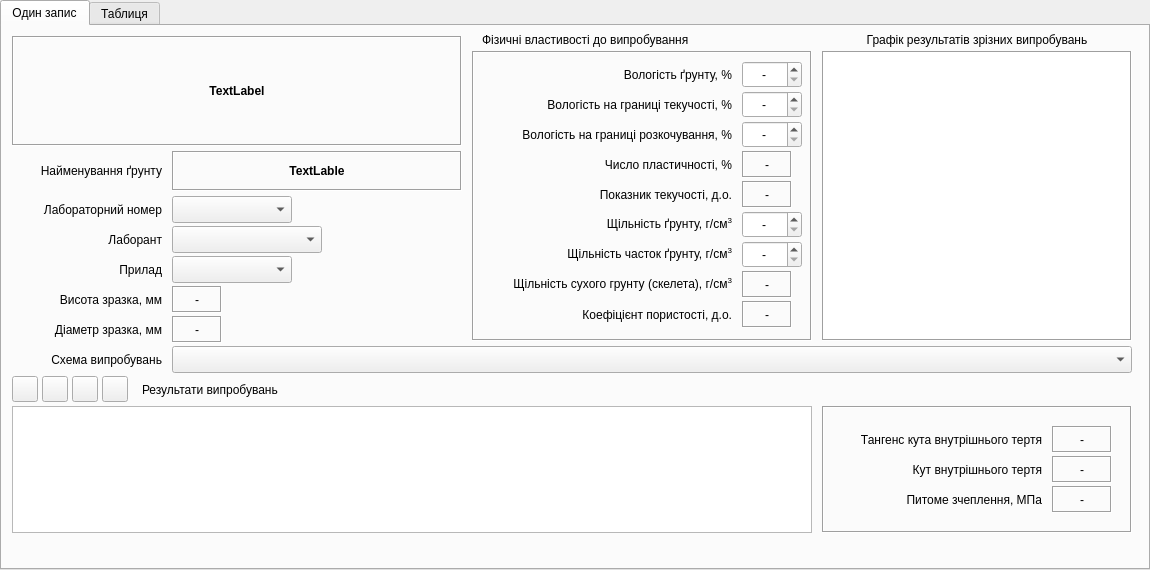
<?xml version="1.0" encoding="UTF-8"?>
<ui version="4.0">
 <class>Srez_win</class>
 <widget class="QTabWidget" name="Srez_win">
  <property name="geometry">
   <rect>
    <x>0</x>
    <y>0</y>
    <width>1150</width>
    <height>570</height>
   </rect>
  </property>
  <property name="windowTitle">
   <string>Результати випробувань методом одноплощинного зрізу</string>
  </property>
  <property name="windowIcon">
   <iconset>
    <normaloff>../icons/16x16/applications-engineering.png</normaloff>../icons/16x16/applications-engineering.png</iconset>
  </property>
  <property name="locale">
   <locale language="Ukrainian" country="Ukraine"/>
  </property>
  <property name="currentIndex">
   <number>0</number>
  </property>
  <property name="tabsClosable">
   <bool>false</bool>
  </property>
  <property name="movable">
   <bool>false</bool>
  </property>
  <widget class="QWidget" name="tab">
   <attribute name="title">
    <string>Один запис</string>
   </attribute>
   <widget class="QLabel" name="label">
    <property name="geometry">
     <rect>
      <x>10</x>
      <y>10</y>
      <width>450</width>
      <height>110</height>
     </rect>
    </property>
    <property name="font">
     <font>
      <weight>75</weight>
      <bold>true</bold>
     </font>
    </property>
    <property name="frameShape">
     <enum>QFrame::Box</enum>
    </property>
    <property name="frameShadow">
     <enum>QFrame::Sunken</enum>
    </property>
    <property name="text">
     <string>TextLabel</string>
    </property>
    <property name="alignment">
     <set>Qt::AlignCenter</set>
    </property>
    <property name="wordWrap">
     <bool>true</bool>
    </property>
   </widget>
   <widget class="QLabel" name="label_19">
    <property name="geometry">
     <rect>
      <x>140</x>
      <y>350</y>
      <width>171</width>
      <height>27</height>
     </rect>
    </property>
    <property name="text">
     <string>Результати випробувань</string>
    </property>
    <property name="alignment">
     <set>Qt::AlignLeading|Qt::AlignLeft|Qt::AlignVCenter</set>
    </property>
   </widget>
   <widget class="QLabel" name="label_20">
    <property name="geometry">
     <rect>
      <x>10</x>
      <y>170</y>
      <width>150</width>
      <height>27</height>
     </rect>
    </property>
    <property name="sizePolicy">
     <sizepolicy hsizetype="Preferred" vsizetype="Preferred">
      <horstretch>0</horstretch>
      <verstretch>0</verstretch>
     </sizepolicy>
    </property>
    <property name="text">
     <string>Лабораторний номер</string>
    </property>
    <property name="alignment">
     <set>Qt::AlignRight|Qt::AlignTrailing|Qt::AlignVCenter</set>
    </property>
   </widget>
   <widget class="QComboBox" name="comboBox">
    <property name="geometry">
     <rect>
      <x>170</x>
      <y>170</y>
      <width>120</width>
      <height>27</height>
     </rect>
    </property>
   </widget>
   <widget class="QFrame" name="frame_3">
    <property name="geometry">
     <rect>
      <x>470</x>
      <y>25</y>
      <width>340</width>
      <height>290</height>
     </rect>
    </property>
    <property name="frameShape">
     <enum>QFrame::Box</enum>
    </property>
    <property name="frameShadow">
     <enum>QFrame::Sunken</enum>
    </property>
    <widget class="QLabel" name="label_11">
     <property name="geometry">
      <rect>
       <x>270</x>
       <y>220</y>
       <width>50</width>
       <height>27</height>
      </rect>
     </property>
     <property name="font">
      <font>
       <weight>50</weight>
       <bold>false</bold>
      </font>
     </property>
     <property name="frameShape">
      <enum>QFrame::Box</enum>
     </property>
     <property name="frameShadow">
      <enum>QFrame::Sunken</enum>
     </property>
     <property name="text">
      <string>-</string>
     </property>
     <property name="alignment">
      <set>Qt::AlignCenter</set>
     </property>
     <property name="margin">
      <number>0</number>
     </property>
     <property name="indent">
      <number>-1</number>
     </property>
    </widget>
    <widget class="QLabel" name="label_23">
     <property name="geometry">
      <rect>
       <x>10</x>
       <y>250</y>
       <width>250</width>
       <height>27</height>
      </rect>
     </property>
     <property name="text">
      <string>Коефіцієнт пористості, д.о.</string>
     </property>
     <property name="alignment">
      <set>Qt::AlignRight|Qt::AlignTrailing|Qt::AlignVCenter</set>
     </property>
     <property name="wordWrap">
      <bool>true</bool>
     </property>
    </widget>
    <widget class="QLabel" name="label_27">
     <property name="geometry">
      <rect>
       <x>10</x>
       <y>220</y>
       <width>250</width>
       <height>27</height>
      </rect>
     </property>
     <property name="text">
      <string>&lt;html&gt;&lt;head/&gt;&lt;body&gt;&lt;p&gt;Щiльнiсть сухого грунту (скелета), г/см&lt;span style=&quot; vertical-align:super;&quot;&gt;3&lt;/span&gt;&lt;/p&gt;&lt;/body&gt;&lt;/html&gt;</string>
     </property>
     <property name="alignment">
      <set>Qt::AlignRight|Qt::AlignTrailing|Qt::AlignVCenter</set>
     </property>
     <property name="wordWrap">
      <bool>true</bool>
     </property>
    </widget>
    <widget class="QLabel" name="label_12">
     <property name="geometry">
      <rect>
       <x>270</x>
       <y>250</y>
       <width>50</width>
       <height>27</height>
      </rect>
     </property>
     <property name="font">
      <font>
       <weight>50</weight>
       <bold>false</bold>
      </font>
     </property>
     <property name="frameShape">
      <enum>QFrame::Box</enum>
     </property>
     <property name="frameShadow">
      <enum>QFrame::Sunken</enum>
     </property>
     <property name="text">
      <string>-</string>
     </property>
     <property name="alignment">
      <set>Qt::AlignCenter</set>
     </property>
     <property name="margin">
      <number>0</number>
     </property>
     <property name="indent">
      <number>-1</number>
     </property>
    </widget>
    <widget class="QDoubleSpinBox" name="doubleSpinBox_3">
     <property name="geometry">
      <rect>
       <x>270</x>
       <y>70</y>
       <width>60</width>
       <height>27</height>
      </rect>
     </property>
     <property name="locale">
      <locale language="C" country="AnyCountry"/>
     </property>
     <property name="alignment">
      <set>Qt::AlignCenter</set>
     </property>
     <property name="specialValueText">
      <string>-</string>
     </property>
     <property name="decimals">
      <number>1</number>
     </property>
     <property name="maximum">
      <double>999.000000000000000</double>
     </property>
     <property name="singleStep">
      <double>0.100000000000000</double>
     </property>
    </widget>
    <widget class="QLabel" name="label_3">
     <property name="geometry">
      <rect>
       <x>10</x>
       <y>10</y>
       <width>250</width>
       <height>27</height>
      </rect>
     </property>
     <property name="text">
      <string>Вологість ґрунту, %</string>
     </property>
     <property name="alignment">
      <set>Qt::AlignRight|Qt::AlignTrailing|Qt::AlignVCenter</set>
     </property>
    </widget>
    <widget class="QDoubleSpinBox" name="doubleSpinBox">
     <property name="geometry">
      <rect>
       <x>270</x>
       <y>10</y>
       <width>60</width>
       <height>27</height>
      </rect>
     </property>
     <property name="locale">
      <locale language="C" country="AnyCountry"/>
     </property>
     <property name="wrapping">
      <bool>false</bool>
     </property>
     <property name="alignment">
      <set>Qt::AlignCenter</set>
     </property>
     <property name="specialValueText">
      <string>-</string>
     </property>
     <property name="decimals">
      <number>1</number>
     </property>
     <property name="maximum">
      <double>999.000000000000000</double>
     </property>
     <property name="singleStep">
      <double>0.100000000000000</double>
     </property>
     <property name="value">
      <double>0.000000000000000</double>
     </property>
    </widget>
    <widget class="QDoubleSpinBox" name="doubleSpinBox_2">
     <property name="geometry">
      <rect>
       <x>270</x>
       <y>40</y>
       <width>60</width>
       <height>27</height>
      </rect>
     </property>
     <property name="locale">
      <locale language="C" country="AnyCountry"/>
     </property>
     <property name="alignment">
      <set>Qt::AlignCenter</set>
     </property>
     <property name="specialValueText">
      <string>-</string>
     </property>
     <property name="decimals">
      <number>1</number>
     </property>
     <property name="maximum">
      <double>999.000000000000000</double>
     </property>
     <property name="singleStep">
      <double>0.100000000000000</double>
     </property>
    </widget>
    <widget class="QLabel" name="label_6">
     <property name="geometry">
      <rect>
       <x>10</x>
       <y>40</y>
       <width>250</width>
       <height>27</height>
      </rect>
     </property>
     <property name="text">
      <string>Вологість на границi текучостi, %</string>
     </property>
     <property name="alignment">
      <set>Qt::AlignRight|Qt::AlignTrailing|Qt::AlignVCenter</set>
     </property>
    </widget>
    <widget class="QLabel" name="label_7">
     <property name="geometry">
      <rect>
       <x>10</x>
       <y>70</y>
       <width>250</width>
       <height>27</height>
      </rect>
     </property>
     <property name="text">
      <string>Вологість на границi розкочування, %</string>
     </property>
     <property name="alignment">
      <set>Qt::AlignRight|Qt::AlignTrailing|Qt::AlignVCenter</set>
     </property>
    </widget>
    <widget class="QDoubleSpinBox" name="doubleSpinBox_5">
     <property name="geometry">
      <rect>
       <x>270</x>
       <y>190</y>
       <width>60</width>
       <height>27</height>
      </rect>
     </property>
     <property name="locale">
      <locale language="C" country="AnyCountry"/>
     </property>
     <property name="alignment">
      <set>Qt::AlignCenter</set>
     </property>
     <property name="specialValueText">
      <string>-</string>
     </property>
     <property name="maximum">
      <double>5.000000000000000</double>
     </property>
     <property name="singleStep">
      <double>0.010000000000000</double>
     </property>
    </widget>
    <widget class="QLabel" name="label_4">
     <property name="geometry">
      <rect>
       <x>10</x>
       <y>160</y>
       <width>250</width>
       <height>27</height>
      </rect>
     </property>
     <property name="text">
      <string>&lt;html&gt;&lt;head/&gt;&lt;body&gt;&lt;p&gt;Щільність ґрунту, г/см&lt;span style=&quot; vertical-align:super;&quot;&gt;3&lt;/span&gt;&lt;/p&gt;&lt;/body&gt;&lt;/html&gt;</string>
     </property>
     <property name="alignment">
      <set>Qt::AlignRight|Qt::AlignTrailing|Qt::AlignVCenter</set>
     </property>
    </widget>
    <widget class="QLabel" name="label_5">
     <property name="geometry">
      <rect>
       <x>10</x>
       <y>190</y>
       <width>250</width>
       <height>27</height>
      </rect>
     </property>
     <property name="text">
      <string>&lt;html&gt;&lt;head/&gt;&lt;body&gt;&lt;p&gt;Щiльнiсть часток ґрунту, г/см&lt;span style=&quot; vertical-align:super;&quot;&gt;3&lt;/span&gt;&lt;/p&gt;&lt;/body&gt;&lt;/html&gt;</string>
     </property>
     <property name="alignment">
      <set>Qt::AlignRight|Qt::AlignTrailing|Qt::AlignVCenter</set>
     </property>
    </widget>
    <widget class="QDoubleSpinBox" name="doubleSpinBox_4">
     <property name="geometry">
      <rect>
       <x>270</x>
       <y>160</y>
       <width>60</width>
       <height>27</height>
      </rect>
     </property>
     <property name="locale">
      <locale language="C" country="AnyCountry"/>
     </property>
     <property name="alignment">
      <set>Qt::AlignCenter</set>
     </property>
     <property name="specialValueText">
      <string>-</string>
     </property>
     <property name="maximum">
      <double>5.000000000000000</double>
     </property>
     <property name="singleStep">
      <double>0.010000000000000</double>
     </property>
    </widget>
    <widget class="QLabel" name="label_10">
     <property name="geometry">
      <rect>
       <x>270</x>
       <y>130</y>
       <width>50</width>
       <height>27</height>
      </rect>
     </property>
     <property name="font">
      <font>
       <weight>50</weight>
       <bold>false</bold>
      </font>
     </property>
     <property name="frameShape">
      <enum>QFrame::Box</enum>
     </property>
     <property name="frameShadow">
      <enum>QFrame::Sunken</enum>
     </property>
     <property name="text">
      <string>-</string>
     </property>
     <property name="alignment">
      <set>Qt::AlignCenter</set>
     </property>
     <property name="margin">
      <number>0</number>
     </property>
     <property name="indent">
      <number>-1</number>
     </property>
    </widget>
    <widget class="QLabel" name="label_25">
     <property name="geometry">
      <rect>
       <x>10</x>
       <y>130</y>
       <width>250</width>
       <height>27</height>
      </rect>
     </property>
     <property name="text">
      <string>Показник текучостi, д.о.</string>
     </property>
     <property name="alignment">
      <set>Qt::AlignRight|Qt::AlignTrailing|Qt::AlignVCenter</set>
     </property>
     <property name="wordWrap">
      <bool>true</bool>
     </property>
    </widget>
    <widget class="QLabel" name="label_24">
     <property name="geometry">
      <rect>
       <x>10</x>
       <y>100</y>
       <width>250</width>
       <height>27</height>
      </rect>
     </property>
     <property name="text">
      <string>Число пластичностi, %</string>
     </property>
     <property name="alignment">
      <set>Qt::AlignRight|Qt::AlignTrailing|Qt::AlignVCenter</set>
     </property>
     <property name="wordWrap">
      <bool>true</bool>
     </property>
    </widget>
    <widget class="QLabel" name="label_9">
     <property name="geometry">
      <rect>
       <x>270</x>
       <y>100</y>
       <width>50</width>
       <height>27</height>
      </rect>
     </property>
     <property name="font">
      <font>
       <weight>50</weight>
       <bold>false</bold>
      </font>
     </property>
     <property name="frameShape">
      <enum>QFrame::Box</enum>
     </property>
     <property name="frameShadow">
      <enum>QFrame::Sunken</enum>
     </property>
     <property name="text">
      <string>-</string>
     </property>
     <property name="alignment">
      <set>Qt::AlignCenter</set>
     </property>
     <property name="margin">
      <number>0</number>
     </property>
     <property name="indent">
      <number>-1</number>
     </property>
    </widget>
   </widget>
   <widget class="QLabel" name="label_35">
    <property name="geometry">
     <rect>
      <x>480</x>
      <y>5</y>
      <width>231</width>
      <height>17</height>
     </rect>
    </property>
    <property name="text">
     <string>Фізичні властивості до випробування </string>
    </property>
   </widget>
   <widget class="QLabel" name="label_17">
    <property name="geometry">
     <rect>
      <x>10</x>
      <y>260</y>
      <width>150</width>
      <height>27</height>
     </rect>
    </property>
    <property name="text">
     <string>Висота зразка, мм</string>
    </property>
    <property name="alignment">
     <set>Qt::AlignRight|Qt::AlignTrailing|Qt::AlignVCenter</set>
    </property>
   </widget>
   <widget class="QToolButton" name="toolButton_6">
    <property name="geometry">
     <rect>
      <x>70</x>
      <y>350</y>
      <width>26</width>
      <height>26</height>
     </rect>
    </property>
    <property name="toolTip">
     <string>Очистити виділену комірку від значення</string>
    </property>
    <property name="statusTip">
     <string>Очистити виділену комірку від значення. Відобразити None</string>
    </property>
    <property name="icon">
     <iconset>
      <normaloff>../icons/16x16/edit-clear.png</normaloff>../icons/16x16/edit-clear.png</iconset>
    </property>
   </widget>
   <widget class="QLabel" name="label_21">
    <property name="geometry">
     <rect>
      <x>10</x>
      <y>290</y>
      <width>150</width>
      <height>27</height>
     </rect>
    </property>
    <property name="text">
     <string>Діаметр зразка, мм</string>
    </property>
    <property name="alignment">
     <set>Qt::AlignRight|Qt::AlignTrailing|Qt::AlignVCenter</set>
    </property>
   </widget>
   <widget class="QLabel" name="label_22">
    <property name="geometry">
     <rect>
      <x>10</x>
      <y>230</y>
      <width>150</width>
      <height>27</height>
     </rect>
    </property>
    <property name="text">
     <string>Прилад</string>
    </property>
    <property name="alignment">
     <set>Qt::AlignRight|Qt::AlignTrailing|Qt::AlignVCenter</set>
    </property>
   </widget>
   <widget class="QComboBox" name="comboBox_2">
    <property name="geometry">
     <rect>
      <x>170</x>
      <y>230</y>
      <width>120</width>
      <height>27</height>
     </rect>
    </property>
   </widget>
   <widget class="QLabel" name="label_36">
    <property name="geometry">
     <rect>
      <x>10</x>
      <y>320</y>
      <width>150</width>
      <height>27</height>
     </rect>
    </property>
    <property name="text">
     <string>Схема випробувань</string>
    </property>
    <property name="alignment">
     <set>Qt::AlignRight|Qt::AlignTrailing|Qt::AlignVCenter</set>
    </property>
   </widget>
   <widget class="QComboBox" name="comboBox_3">
    <property name="geometry">
     <rect>
      <x>170</x>
      <y>320</y>
      <width>960</width>
      <height>27</height>
     </rect>
    </property>
   </widget>
   <widget class="QToolButton" name="toolButton_1">
    <property name="geometry">
     <rect>
      <x>10</x>
      <y>350</y>
      <width>26</width>
      <height>26</height>
     </rect>
    </property>
    <property name="toolTip">
     <string>Додати один рядок до таблиці</string>
    </property>
    <property name="statusTip">
     <string>Додавання одного рядка до таблиці результатів випробувань</string>
    </property>
    <property name="text">
     <string/>
    </property>
    <property name="icon">
     <iconset>
      <normaloff>../icons/16x16/list-add.png</normaloff>../icons/16x16/list-add.png</iconset>
    </property>
   </widget>
   <widget class="QToolButton" name="toolButton_2">
    <property name="geometry">
     <rect>
      <x>40</x>
      <y>350</y>
      <width>26</width>
      <height>26</height>
     </rect>
    </property>
    <property name="toolTip">
     <string>Вилучити поточний рядок з таблиці</string>
    </property>
    <property name="statusTip">
     <string>Вилучення поточного рядка з таблиці результатів випробувань</string>
    </property>
    <property name="text">
     <string/>
    </property>
    <property name="icon">
     <iconset>
      <normaloff>../icons/16x16/list-remove.png</normaloff>../icons/16x16/list-remove.png</iconset>
    </property>
   </widget>
   <widget class="QTableView" name="tableRezultSrez">
    <property name="geometry">
     <rect>
      <x>10</x>
      <y>380</y>
      <width>800</width>
      <height>127</height>
     </rect>
    </property>
    <attribute name="verticalHeaderDefaultSectionSize">
     <number>25</number>
    </attribute>
   </widget>
   <widget class="QToolButton" name="toolButton">
    <property name="geometry">
     <rect>
      <x>100</x>
      <y>350</y>
      <width>26</width>
      <height>26</height>
     </rect>
    </property>
    <property name="toolTip">
     <string>Розрахувати кут внутрішнього тертя і питоме зчеплення грунту</string>
    </property>
    <property name="statusTip">
     <string>Розрахувати кут внутрішнього тертя і питоме зчеплення грунту</string>
    </property>
    <property name="text">
     <string/>
    </property>
    <property name="icon">
     <iconset>
      <normaloff>../icons/16x16/accessories-calculator.png</normaloff>../icons/16x16/accessories-calculator.png</iconset>
    </property>
   </widget>
   <widget class="QGraphicsView" name="graphicsView">
    <property name="geometry">
     <rect>
      <x>820</x>
      <y>25</y>
      <width>310</width>
      <height>290</height>
     </rect>
    </property>
    <property name="frameShape">
     <enum>QFrame::Box</enum>
    </property>
   </widget>
   <widget class="QFrame" name="frame">
    <property name="geometry">
     <rect>
      <x>820</x>
      <y>380</y>
      <width>310</width>
      <height>127</height>
     </rect>
    </property>
    <property name="frameShape">
     <enum>QFrame::Box</enum>
    </property>
    <property name="frameShadow">
     <enum>QFrame::Sunken</enum>
    </property>
    <widget class="QLabel" name="label_39">
     <property name="geometry">
      <rect>
       <x>10</x>
       <y>20</y>
       <width>210</width>
       <height>27</height>
      </rect>
     </property>
     <property name="text">
      <string>Тангенс кута внутрішнього тертя</string>
     </property>
     <property name="alignment">
      <set>Qt::AlignRight|Qt::AlignTrailing|Qt::AlignVCenter</set>
     </property>
    </widget>
    <widget class="QLabel" name="label_15">
     <property name="geometry">
      <rect>
       <x>230</x>
       <y>20</y>
       <width>60</width>
       <height>27</height>
      </rect>
     </property>
     <property name="frameShape">
      <enum>QFrame::Box</enum>
     </property>
     <property name="frameShadow">
      <enum>QFrame::Sunken</enum>
     </property>
     <property name="text">
      <string>-</string>
     </property>
     <property name="alignment">
      <set>Qt::AlignCenter</set>
     </property>
    </widget>
    <widget class="QLabel" name="label_13">
     <property name="geometry">
      <rect>
       <x>230</x>
       <y>50</y>
       <width>60</width>
       <height>27</height>
      </rect>
     </property>
     <property name="frameShape">
      <enum>QFrame::Box</enum>
     </property>
     <property name="frameShadow">
      <enum>QFrame::Sunken</enum>
     </property>
     <property name="text">
      <string>-</string>
     </property>
     <property name="alignment">
      <set>Qt::AlignCenter</set>
     </property>
    </widget>
    <widget class="QLabel" name="label_37">
     <property name="geometry">
      <rect>
       <x>10</x>
       <y>50</y>
       <width>210</width>
       <height>27</height>
      </rect>
     </property>
     <property name="text">
      <string>Кут внутрішнього тертя</string>
     </property>
     <property name="alignment">
      <set>Qt::AlignRight|Qt::AlignTrailing|Qt::AlignVCenter</set>
     </property>
    </widget>
    <widget class="QLabel" name="label_14">
     <property name="geometry">
      <rect>
       <x>230</x>
       <y>80</y>
       <width>60</width>
       <height>27</height>
      </rect>
     </property>
     <property name="frameShape">
      <enum>QFrame::Box</enum>
     </property>
     <property name="frameShadow">
      <enum>QFrame::Sunken</enum>
     </property>
     <property name="text">
      <string>-</string>
     </property>
     <property name="alignment">
      <set>Qt::AlignCenter</set>
     </property>
    </widget>
    <widget class="QLabel" name="label_38">
     <property name="geometry">
      <rect>
       <x>10</x>
       <y>80</y>
       <width>210</width>
       <height>27</height>
      </rect>
     </property>
     <property name="text">
      <string>Питоме зчеплення, МПа</string>
     </property>
     <property name="alignment">
      <set>Qt::AlignRight|Qt::AlignTrailing|Qt::AlignVCenter</set>
     </property>
    </widget>
   </widget>
   <widget class="QLabel" name="label_2">
    <property name="geometry">
     <rect>
      <x>820</x>
      <y>5</y>
      <width>310</width>
      <height>17</height>
     </rect>
    </property>
    <property name="text">
     <string>Графік результатів зрізних випробувань</string>
    </property>
    <property name="alignment">
     <set>Qt::AlignCenter</set>
    </property>
   </widget>
   <widget class="QLabel" name="label_48">
    <property name="geometry">
     <rect>
      <x>10</x>
      <y>200</y>
      <width>150</width>
      <height>27</height>
     </rect>
    </property>
    <property name="sizePolicy">
     <sizepolicy hsizetype="Preferred" vsizetype="Preferred">
      <horstretch>0</horstretch>
      <verstretch>0</verstretch>
     </sizepolicy>
    </property>
    <property name="text">
     <string>Лаборант</string>
    </property>
    <property name="alignment">
     <set>Qt::AlignRight|Qt::AlignTrailing|Qt::AlignVCenter</set>
    </property>
   </widget>
   <widget class="QComboBox" name="comboBox_4">
    <property name="geometry">
     <rect>
      <x>170</x>
      <y>200</y>
      <width>150</width>
      <height>27</height>
     </rect>
    </property>
   </widget>
   <widget class="QLabel" name="label_18">
    <property name="geometry">
     <rect>
      <x>170</x>
      <y>125</y>
      <width>290</width>
      <height>40</height>
     </rect>
    </property>
    <property name="font">
     <font>
      <weight>75</weight>
      <bold>true</bold>
     </font>
    </property>
    <property name="frameShape">
     <enum>QFrame::Box</enum>
    </property>
    <property name="frameShadow">
     <enum>QFrame::Sunken</enum>
    </property>
    <property name="text">
     <string>TextLable</string>
    </property>
    <property name="alignment">
     <set>Qt::AlignCenter</set>
    </property>
    <property name="wordWrap">
     <bool>true</bool>
    </property>
   </widget>
   <widget class="QLabel" name="label_8">
    <property name="geometry">
     <rect>
      <x>10</x>
      <y>125</y>
      <width>150</width>
      <height>40</height>
     </rect>
    </property>
    <property name="text">
     <string>Найменування ґрунту</string>
    </property>
    <property name="alignment">
     <set>Qt::AlignRight|Qt::AlignTrailing|Qt::AlignVCenter</set>
    </property>
   </widget>
   <widget class="QLabel" name="label_16">
    <property name="geometry">
     <rect>
      <x>170</x>
      <y>290</y>
      <width>50</width>
      <height>27</height>
     </rect>
    </property>
    <property name="font">
     <font>
      <weight>50</weight>
      <bold>false</bold>
     </font>
    </property>
    <property name="frameShape">
     <enum>QFrame::Box</enum>
    </property>
    <property name="frameShadow">
     <enum>QFrame::Sunken</enum>
    </property>
    <property name="text">
     <string>-</string>
    </property>
    <property name="alignment">
     <set>Qt::AlignCenter</set>
    </property>
    <property name="margin">
     <number>0</number>
    </property>
    <property name="indent">
     <number>-1</number>
    </property>
   </widget>
   <widget class="QLabel" name="label_26">
    <property name="geometry">
     <rect>
      <x>170</x>
      <y>260</y>
      <width>50</width>
      <height>27</height>
     </rect>
    </property>
    <property name="font">
     <font>
      <weight>50</weight>
      <bold>false</bold>
     </font>
    </property>
    <property name="frameShape">
     <enum>QFrame::Box</enum>
    </property>
    <property name="frameShadow">
     <enum>QFrame::Sunken</enum>
    </property>
    <property name="text">
     <string>-</string>
    </property>
    <property name="alignment">
     <set>Qt::AlignCenter</set>
    </property>
    <property name="margin">
     <number>0</number>
    </property>
    <property name="indent">
     <number>-1</number>
    </property>
   </widget>
  </widget>
  <widget class="QWidget" name="tab">
   <attribute name="title">
    <string>Таблиця</string>
   </attribute>
   <layout class="QGridLayout" name="gridLayout">
    <item row="0" column="0">
     <widget class="QTableView" name="tableSrez">
      <property name="frameShape">
       <enum>QFrame::StyledPanel</enum>
      </property>
      <property name="autoScroll">
       <bool>true</bool>
      </property>
     </widget>
    </item>
   </layout>
  </widget>
 </widget>
 <tabstops>
  <tabstop>comboBox</tabstop>
  <tabstop>comboBox_4</tabstop>
  <tabstop>comboBox_2</tabstop>
  <tabstop>comboBox_3</tabstop>
  <tabstop>doubleSpinBox</tabstop>
  <tabstop>doubleSpinBox_2</tabstop>
  <tabstop>doubleSpinBox_3</tabstop>
  <tabstop>doubleSpinBox_4</tabstop>
  <tabstop>doubleSpinBox_5</tabstop>
  <tabstop>graphicsView</tabstop>
  <tabstop>tableRezultSrez</tabstop>
  <tabstop>toolButton_1</tabstop>
  <tabstop>toolButton_2</tabstop>
  <tabstop>toolButton_6</tabstop>
  <tabstop>toolButton</tabstop>
  <tabstop>tableSrez</tabstop>
 </tabstops>
 <resources/>
 <connections/>
</ui>
